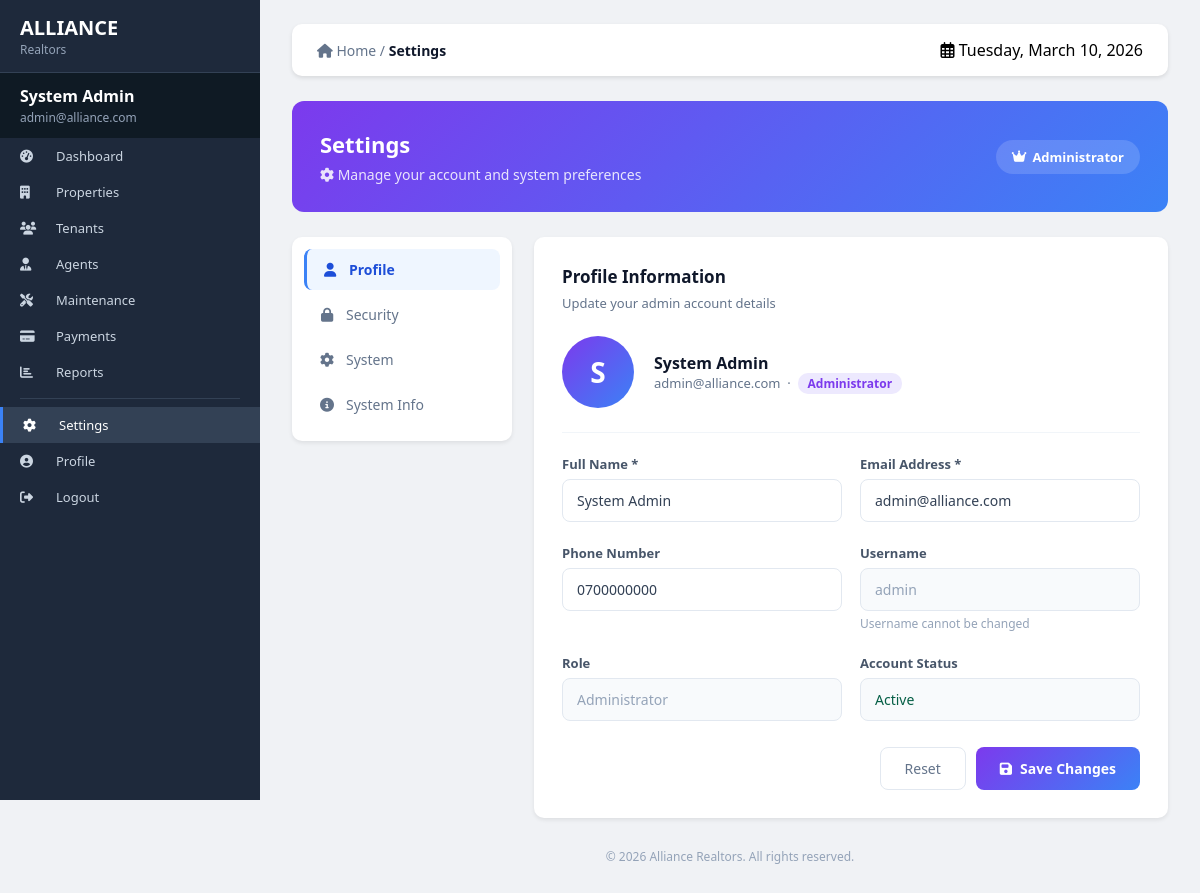
Screenshot of /admin/settings.php (signed in) with the database file from the repository.
### tables this page shows
CREATE TABLE users (
    id INT PRIMARY KEY AUTO_INCREMENT,
    username VARCHAR(50) NOT NULL UNIQUE,
    full_name VARCHAR(100) NOT NULL,
    email VARCHAR(100) NOT NULL UNIQUE,
    phone VARCHAR(20),
    password VARCHAR(255) NOT NULL,
    role_id INT NOT NULL,
    is_active TINYINT(1) DEFAULT 1,
    created_at TIMESTAMP DEFAULT CURRENT_TIMESTAMP,
    updated_at DATETIME DEFAULT CURRENT_TIMESTAMP ON UPDATE CURRENT_TIMESTAMP,
    FOREIGN KEY (role_id) REFERENCES roles(id)
);

### admin/settings.php (the view, shortened to what this page needs)
<?php
$full_name = $_SESSION['full_name'] ?? 'Admin';
$email     = $_SESSION['email'] ?? '';
$user_id   = (int)$_SESSION['user_id'];
$db      = Database::getInstance()->getConnection();
$tab     = $_GET['tab'] ?? 'profile';
$user = [];
try {
    $stmt = $db->prepare("SELECT * FROM users WHERE id = ?");
    $stmt->execute([$user_id]);
    $user = $stmt->fetch(PDO::FETCH_ASSOC);
} catch (PDOException $e) {}
?>
<!DOCTYPE html>
<html lang="en">
<head>
    <link rel="stylesheet" href="https://cdnjs.cloudflare.com/ajax/libs/font-awesome/6.5.0/css/all.min.css">
</head>
<body>
<div class="dashboard">
    <div class="sidebar">
        <div class="sidebar-header"><h2>ALLIANCE</h2><p>Realtors</p></div>
        <div class="user-info">
            <div class="name"><?php echo htmlspecialchars($full_name); ?></div>
            <div class="email"><?php echo htmlspecialchars($email); ?></div>
        </div>
        <a href="dashboard.php"   class="menu-item"><i class="fas fa-tachometer-alt"></i> Dashboard</a>
        <a href="properties.php"  class="menu-item"><i class="fas fa-building"></i> Properties</a>
        <a href="tenants.php"     class="menu-item"><i class="fas fa-users"></i> Tenants</a>
        <a href="agents.php"      class="menu-item"><i class="fas fa-user-tie"></i> Agents</a>
        <a href="maintenance.php" class="menu-item"><i class="fas fa-tools"></i> Maintenance</a>
        <a href="payments.php"    class="menu-item"><i class="fas fa-credit-card"></i> Payments</a>
        <a href="reports.php"     class="menu-item"><i class="fas fa-chart-bar"></i> Reports</a>
        <div class="menu-divider"></div>
        <a href="settings.php"    class="menu-item active"><i class="fas fa-cog"></i> Settings</a>
        <a href="profile.php"     class="menu-item"><i class="fas fa-user-circle"></i> Profile</a>
        <a href="../logout.php"   class="menu-item"><i class="fas fa-sign-out-alt"></i> Logout</a>
    </div>
    <div class="main-content">
        <div class="top-bar">
            <div class="breadcrumb"><i class="fas fa-home"></i> Home / <span>Settings</span></div>
            <div><i class="far fa-calendar-alt"></i> <?php echo date('l, F j, Y'); ?></div>
        </div>
        <div class="welcome-card">
            <div>
                <h1>Settings</h1>
                <p><i class="fas fa-cog"></i> Manage your account and system preferences</p>
            </div>
            <div class="admin-badge"><i class="fas fa-crown"></i> Administrator</div>
        </div>
        <div class="settings-layout">
            <div class="side-tabs">
                <a href="?tab=profile"  class="side-tab <?php echo $tab==='profile'  ?'active':''; ?>"><i class="fas fa-user"></i> Profile</a>
                <a href="?tab=security" class="side-tab <?php echo $tab==='security' ?'active':''; ?>"><i class="fas fa-lock"></i> Security</a>
                <a href="?tab=system"   class="side-tab <?php echo $tab==='system'   ?'active':''; ?>"><i class="fas fa-cog"></i> System</a>
                <a href="?tab=info"     class="side-tab <?php echo $tab==='info'     ?'active':''; ?>"><i class="fas fa-info-circle"></i> System Info</a>
            </div>
            <div>
            <?php if ($tab === 'profile'): ?>
                <div class="settings-card">
                    <h2>Profile Information</h2>
                    <p class="subtitle">Update your admin account details</p>
                    <div class="avatar-section">
                        <div class="avatar-circle"><?php echo strtoupper(substr($full_name,0,1)); ?></div>
                        <div class="avatar-info">
                            <h3><?php echo htmlspecialchars($full_name); ?></h3>
                            <p><?php echo htmlspecialchars($email); ?> &nbsp;&middot;&nbsp;
                               <span style="background:#ede9fe;color:#7c3aed;padding:2px 10px;border-radius:10px;font-size:12px;font-weight:700;">Administrator</span></p>
                        </div>
                    </div>
                    <div class="divider"></div>
                    <form method="POST">
                        <div class="form-grid">
                            <div class="form-group">
                                <label>Full Name *</label>
                                <input type="text" name="full_name" value="<?php echo htmlspecialchars($user['full_name'] ?? $full_name); ?>" required>
                            </div>
                            <div class="form-group">
                                <label>Email Address *</label>
                                <input type="email" name="email" value="<?php echo htmlspecialchars($user['email'] ?? $email); ?>" required>
                            </div>
                            <div class="form-group">
                                <label>Phone Number</label>
                                <input type="text" name="phone" value="<?php echo htmlspecialchars($user['phone'] ?? ''); ?>" placeholder="e.g. 0700000000">
                            </div>
                            <div class="form-group">
                                <label>Username</label>
                                <input type="text" value="<?php echo htmlspecialchars($user['username'] ?? ''); ?>" disabled>
                                <div class="form-hint">Username cannot be changed</div>
                            </div>
                            <div class="form-group">
                                <label>Role</label>
                                <input type="text" value="Administrator" disabled>
                            </div>
                            <div class="form-group">
                                <label>Account Status</label>
                                <input type="text" value="<?php echo ucfirst($user['status'] ?? 'active'); ?>" disabled
                                       style="color:<?php echo ($user['status']??'active')==='active'?'#065f46':'#991b1b'; ?>">
                            </div>
                        </div>
                        <div class="form-actions">
                            <button type="reset" class="btn-secondary">Reset</button>
                            <button type="submit" class="btn-primary"><i class="fas fa-save"></i> Save Changes</button>
                        </div>
                    </form>
                </div>
            <?php endif; ?>
            </div>
        </div>
        <div class="footer">© <?php echo date('Y'); ?> Alliance Realtors. All rights reserved.</div>
    </div>
</div>
</body>
</html>

### admin/settings.php (style rules this page uses)
* { margin:0; padding:0; box-sizing:border-box; font-family:'Segoe UI',sans-serif; }
body { background:#f0f2f5; }
.dashboard { display:flex; min-height:100vh; }
.sidebar { width:260px; background:#1e293b; color:white; position:fixed; height:100vh; overflow-y:auto; }
.sidebar-header { padding:14px 20px; border-bottom:1px solid #334155; }
.sidebar-header h2 { font-size:20px; font-weight:600; color:white; }
.sidebar-header p { font-size:12px; color:#94a3b8; }
.user-info { padding:12px 20px; background:#0f1a24; }
.user-info .name { font-weight:600; font-size:16px; }
.user-info .email { color:#94a3b8; font-size:12px; margin-top:2px; }
.menu-item { padding:9px 20px; display:flex; align-items:center; color:#cbd5e1; text-decoration:none; font-size:13px; transition:background 0.2s; }
.menu-item:hover, .menu-item.active { background:#334155; color:white; border-left:3px solid #3b82f6; }
.menu-item i { width:24px; margin-right:12px; }
.menu-divider { height:1px; background:#334155; margin:8px 20px; }
.main-content { margin-left:260px; flex:1; padding:24px 32px; }
.top-bar { display:flex; justify-content:space-between; align-items:center; margin-bottom:25px; background:white; padding:15px 25px; border-radius:10px; box-shadow:0 2px 4px rgba(0,0,0,0.1); }
.breadcrumb { color:#64748b; font-size:14px; }
.breadcrumb span { color:#0f172a; font-weight:600; }
.welcome-card { background:linear-gradient(135deg,#7c3aed,#3b82f6); color:white; padding:28px; border-radius:12px; display:flex; justify-content:space-between; align-items:center; margin-bottom:25px; }
.welcome-card h1 { font-size:22px; margin-bottom:6px; }
.welcome-card p { font-size:14px; opacity:0.85; }
.admin-badge { background:rgba(255,255,255,0.15); padding:8px 16px; border-radius:20px; font-size:13px; font-weight:600; display:flex; align-items:center; gap:6px; }
.settings-layout { display:grid; grid-template-columns:220px 1fr; gap:22px; }
.side-tabs { background:white; border-radius:10px; padding:12px; box-shadow:0 2px 4px rgba(0,0,0,0.08); height:fit-content; }
.side-tab { display:flex; align-items:center; gap:10px; padding:11px 14px; border-radius:8px; text-decoration:none; color:#64748b; font-size:14px; font-weight:500; transition:all 0.2s; margin-bottom:4px; }
.side-tab.active { background:#eff6ff; color:#1d4ed8; border-left:3px solid #3b82f6; font-weight:600; }
.side-tab i { width:18px; text-align:center; }
.settings-card { background:white; border-radius:10px; padding:28px; box-shadow:0 2px 4px rgba(0,0,0,0.08); }
.settings-card h2 { font-size:17px; font-weight:700; color:#0f172a; margin-bottom:6px; }
.settings-card .subtitle { font-size:13px; color:#64748b; margin-bottom:24px; }
.divider { height:1px; background:#f1f5f9; margin:22px 0; }
.form-grid { display:grid; grid-template-columns:1fr 1fr; gap:18px; }
.form-group { margin-bottom:4px; }
.form-group label { display:block; margin-bottom:6px; font-size:13px; font-weight:600; color:#475569; }
.form-group input,.form-group select,.form-group textarea { width:100%; padding:11px 14px; border:1px solid #e2e8f0; border-radius:8px; font-size:14px; color:#334155; transition:border-color 0.2s; }
.form-group input:disabled { background:#f8fafc; color:#94a3b8; }
.form-hint { font-size:12px; color:#94a3b8; margin-top:4px; }
.avatar-section { display:flex; align-items:center; gap:20px; margin-bottom:24px; }
.avatar-circle { width:72px; height:72px; border-radius:50%; background:linear-gradient(135deg,#7c3aed,#3b82f6); display:flex; align-items:center; justify-content:center; font-size:28px; font-weight:800; color:white; flex-shrink:0; }
.avatar-info h3 { font-size:16px; font-weight:700; color:#0f172a; }
.avatar-info p { font-size:13px; color:#64748b; }
.btn-primary { background:linear-gradient(135deg,#7c3aed,#3b82f6); color:white; border:none; padding:11px 24px; border-radius:8px; font-size:14px; font-weight:600; cursor:pointer; display:inline-flex; align-items:center; gap:8px; }
.btn-secondary { background:white; border:1px solid #e2e8f0; padding:11px 24px; border-radius:8px; font-size:14px; font-weight:500; cursor:pointer; color:#64748b; }
.form-actions { display:flex; gap:10px; justify-content:flex-end; margin-top:22px; }
.footer { text-align:center; color:#94a3b8; font-size:12px; margin-top:30px; padding-bottom:20px; }

### rows the page displays
users: full_name "System Admin", email "admin@alliance.com", phone "0700000000", username "admin"

### other values shown
$full_name "System Admin"
$email "admin@alliance.com"
substr($full_name,0,1) "S"
